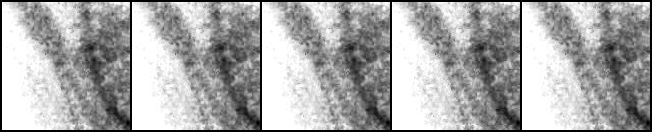
#> input picture event_training/training/mouth/epoch001_sample00.png, 652 x 132 px
$ python -i extract_crops_from_detections.py   (imports and definitions only)
#> lines starting #> are read from the running program, lines starting #| are printed output that depends on the picture
#> further down, picture is the input picture: shape (132, 652, 3); min 0, max 255, mean 168.6
"""
extract_crops_from_detections.py
Extract normalized CLAHE crops from detector output.

Saves crops to <out_root>/<video_stem>/mouth and <out_root>/<video_stem>/ues.
Prefer smoothed_xyxy if present in the detections JSON.
Run: python detector/extract_crops_from_detections.py --detections <json> --video <video.avi> --out <out_root> --canonical 224 224 --apply-clahe-rgb
"""
import argparse
import json
import os
from pathlib import Path
import cv2
import numpy as np

# -------------------------
# Defaults (can be overridden via CLI)
JPEG_QUALITY = 90
CLAHE_CLIP = 2.0
CLAHE_TILE = (8, 8)
EPS = 1e-6
# -------------------------

# [25 lines left out: functions compute_video_reference_median, normalize_frame_to_reference, not called in this run]

def apply_clahe(img_gray):
    clahe = cv2.createCLAHE(clipLimit=CLAHE_CLIP, tileGridSize=CLAHE_TILE)
    return clahe.apply(img_gray)

# CLAHE helper for RGB luminance
_clahe_rgb = cv2.createCLAHE(clipLimit=CLAHE_CLIP, tileGridSize=CLAHE_TILE)

def apply_clahe_to_rgb_array(arr_rgb):
    """
    arr_rgb: H,W,3 uint8 in RGB order
    returns: H,W,3 uint8 in RGB order with CLAHE applied on luminance (Y channel)
    """
    if arr_rgb.ndim != 3 or arr_rgb.shape[2] != 3:
        gray = arr_rgb if arr_rgb.ndim == 2 else cv2.cvtColor(arr_rgb, cv2.COLOR_BGR2GRAY)
        out_gray = _clahe_rgb.apply(gray)
        return cv2.cvtColor(out_gray, cv2.COLOR_GRAY2RGB)
    ycrcb = cv2.cvtColor(arr_rgb, cv2.COLOR_RGB2YCrCb)
#> ycrcb: shape (132, 652, 3); mean of channels 0, 1, 2 168.6, 128, 128
    y = ycrcb[:, :, 0]
    y = _clahe_rgb.apply(y)
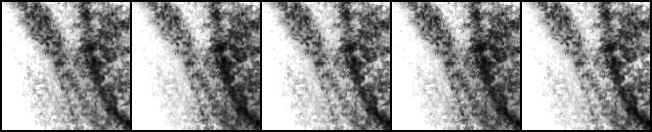
#> y: shape (132, 652); min 1, max 255, mean 155.2
    ycrcb[:, :, 0] = y
#> ycrcb: shape (132, 652, 3); mean of channels 0, 1, 2 155.2, 128, 128
    out = cv2.cvtColor(ycrcb, cv2.COLOR_YCrCb2RGB)
    return out

# [93 lines left out: functions crop_and_process, select_box_for_crop, main, not called in this run]

# [2 lines not run here, left out]

>>> import cv2
>>> picture = cv2.imread('../event_training/training/mouth/epoch001_sample00.png')
>>> result = apply_clahe_to_rgb_array(picture)

$ run again, on event_training/training/mouth/epoch001_sample01.png
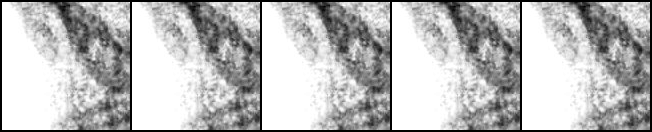
#> input picture event_training/training/mouth/epoch001_sample01.png, 652 x 132 px
#> picture is the input picture: shape (132, 652, 3); min 0, max 255, mean 185.9
#> in apply_clahe_to_rgb_array, `y = _clahe_rgb.apply(y)`:
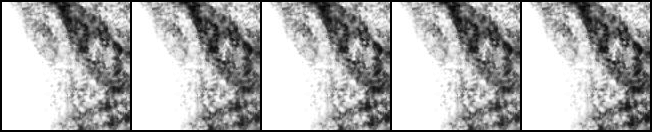
#> y: shape (132, 652); min 1, max 255, mean 175.6
